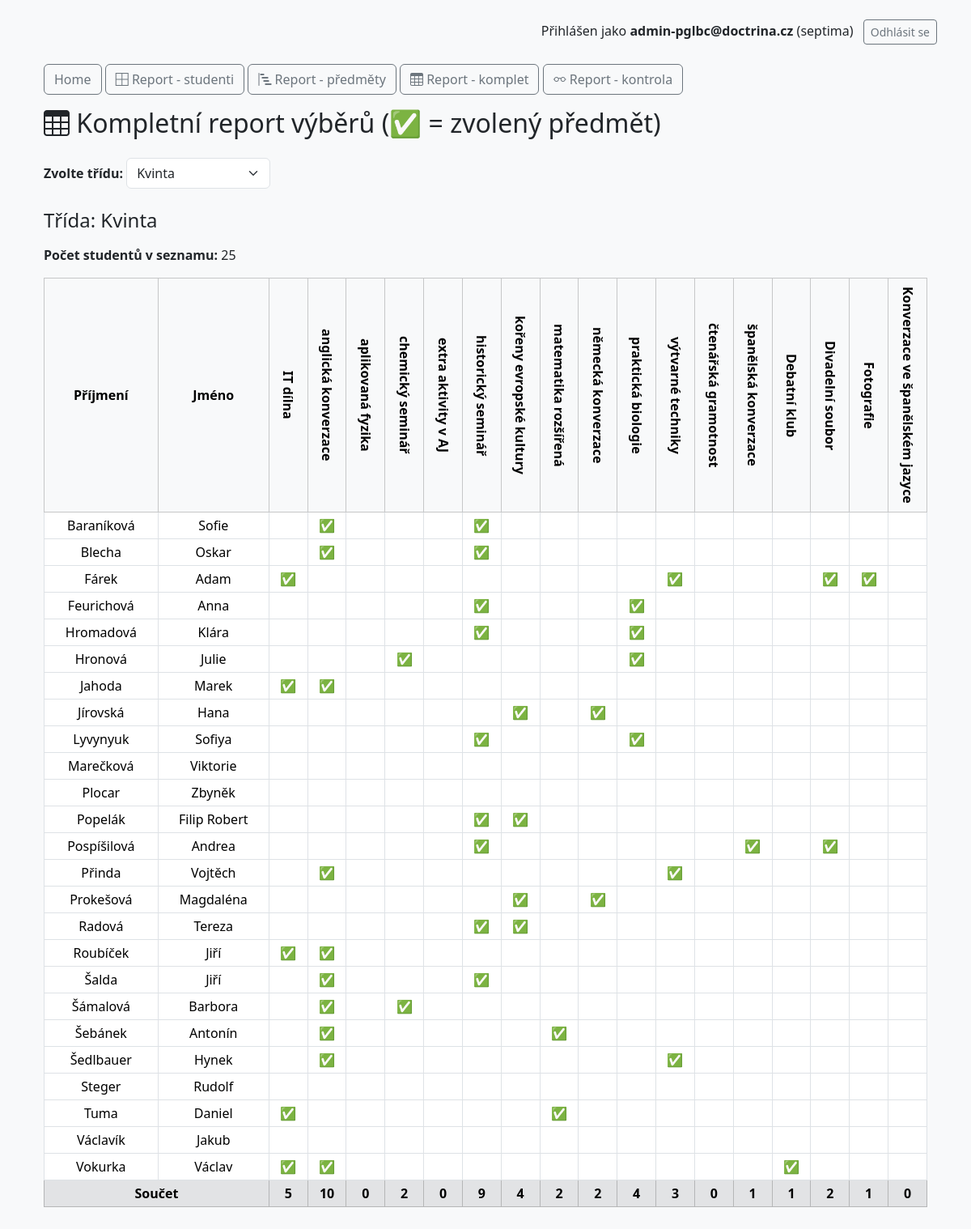
/report-komplet.php?report_class=kvinta (signed in), run on the app's committed database.
### tables this page shows
CREATE TABLE `users` (
  `id` int(11) NOT NULL,
  `email` varchar(100) NOT NULL,
  `name` varchar(100) NOT NULL,
  `surname` varchar(100) NOT NULL,
  `password_hash` varchar(255) NOT NULL,
  `class` varchar(50) NOT NULL,
  `created_at` datetime DEFAULT current_timestamp(),
  `updated_at` datetime DEFAULT current_timestamp() ON UPDATE current_timestamp(),
  `admin` tinyint(1) NOT NULL DEFAULT 0
);

### includes/Database.php (called while the page is built, shortened)
<?php
class Database {
    private $pdo;
    public function __construct() {
        $dsn = "mysql:host=" . DB_HOST . ";dbname=" . DB_NAME . ";charset=utf8mb4";
        try {
            $this->pdo = new PDO($dsn, DB_USER, DB_PASS);
            $this->pdo->setAttribute(PDO::ATTR_ERRMODE, PDO::ERRMODE_EXCEPTION);
        } catch (PDOException $e) {
            die("Chyba připojení k databázi: " . $e->getMessage());
        }
    }
    public function query($sql, $params = []) {
        $stmt = $this->pdo->prepare($sql);
        $stmt->execute($params);
        return $stmt;
    }
}

### report-komplet.php (the view, shortened to what this page needs)
<?php
require_once 'includes/Database.php';
$db = new Database();
$classOptions = [
    'prima' => 'Prima',
    'sekunda' => 'Sekunda',
    'tercie' => 'Tercie',
    'kvarta' => 'Kvarta',
    'kvinta' => 'Kvinta',
    'sexta' => 'Sexta',
    'septima' => 'Septima',
    'oktava' => 'Oktáva',
    'rocnik1' => '1. ročník',
    'rocnik2' => '2. ročník',
    'rocnik3' => '3. ročník',
    'rocnik4' => '4. ročník',
];
$selectedClass = $_GET['report_class'] ?? null;
include 'templates/header.php';
?>
<div class="container mt-4">
    <div class="mb-3">
        <a href="index.php" class="btn btn-outline-secondary">Home</a>
        <a href="report-tridy.php" class="btn btn-outline-secondary"><i class="bi bi-border-all"></i> Report - studenti</a>
        <a href="report-predmety.php" class="btn btn-outline-secondary"><i class="bi bi-bar-chart-steps"></i> Report - předměty</a>
        <a href="report-komplet.php" class="btn btn-outline-secondary"><i class="bi bi-table"></i> Report - komplet</a>
        <a href="report-kontrola.php" class="btn btn-outline-secondary"><i class="bi bi-eyeglasses"></i> Report - kontrola</a>
    </div>
    <h2 class="mb-4"><i class="bi bi-table"></i> Kompletní report výběrů (✅ = zvolený předmět)</h2>
    <form method="get" class="mb-4">
        <label for="report_class" class="form-label fw-bold">Zvolte třídu:</label>
        <select name="report_class" id="report_class" class="form-select w-auto d-inline-block" onchange="this.form.submit()">
            <?php foreach ($classOptions as $key => $label): ?>
                <option value="<?= $key ?>" <?= $selectedClass === $key ? 'selected' : '' ?>><?= $label ?></option>
            <?php endforeach; ?>
        </select>
    </form>
    <?php if ($selectedClass): ?>
        <h4 class="mb-3">Třída: <?= htmlspecialchars($classOptions[$selectedClass] ?? $selectedClass) ?></h4>
        <?php
        $tableMain = 'subjects_' . $selectedClass;
        $tableOpt = $tableMain . '_optional';
        $mainSubjects = [];
        $optionalSubjects = [];
        if ($db->tableExists($tableMain)) {
            $mainSubjects = $db->query("SELECT DISTINCT name FROM `$tableMain`")->fetchAll(PDO::FETCH_COLUMN);
        }
        if ($db->tableExists($tableOpt)) {
            $optionalSubjects = $db->query("SELECT DISTINCT name FROM `$tableOpt`")->fetchAll(PDO::FETCH_COLUMN);
        }
        sort($mainSubjects);
        sort($optionalSubjects);
        $allSubjects = array_merge($mainSubjects, $optionalSubjects);
        $students = $db->query("SELECT id, name, surname FROM users WHERE class = ? ORDER BY surname, name", [$selectedClass])->fetchAll(PDO::FETCH_ASSOC);
        $studentCount = count($students);
        echo "<p><strong>Počet studentů v seznamu:</strong> $studentCount</p>";
        $matrix = [];
        $summary = array_fill_keys($allSubjects, 0);
        foreach ($students as $student) {
            $userId = $student['id'];
            $matrix[$userId] = array_fill_keys($allSubjects, false);
            $picked = $db->query("SELECT subject_name FROM user_choices WHERE user_id = ? AND subject_class = ?", [$userId, $selectedClass])->fetchAll(PDO::FETCH_COLUMN);
            foreach ($picked as $subject) {
                if (isset($matrix[$userId][$subject]) && !$matrix[$userId][$subject]) {
                    $matrix[$userId][$subject] = true;
                    $summary[$subject]++;
                }
            }
            $pickedOpt = $db->query("SELECT subject_name FROM user_choices_optional WHERE user_id = ? AND subject_class = ?", [$userId, $selectedClass])->fetchAll(PDO::FETCH_COLUMN);
            foreach ($pickedOpt as $subject) {
                if (isset($matrix[$userId][$subject]) && !$matrix[$userId][$subject]) {
                    $matrix[$userId][$subject] = true;
                    $summary[$subject]++;
                }
            }
        }
        ?>
        <?php if (count($students) > 0): ?>
            <div class="table-responsive">
                <table class="table table-bordered table-sm align-middle text-center">
                    <thead class="table-light">
                        <tr>
                            <th class="align-middle text-center">Příjmení</th>
                            <th class="align-middle text-center">Jméno</th>
                            <?php foreach ($allSubjects as $subject): ?>
                                <th style="
                                    writing-mode: vertical-rl;
                                    text-orientation: mixed;
                                    vertical-align: middle;
                                    text-align: center;
                                    white-space: nowrap;
                                    padding: 10px 4px;
                                ">
                                    <?= htmlspecialchars($subject) ?>
                                </th>
                            <?php endforeach; ?>
                        </tr>
                    </thead>
                    <tbody>
                        <?php foreach ($students as $student): ?>
                            <tr>
                                <td><?= htmlspecialchars($student['surname']) ?></td>
                                <td><?= htmlspecialchars($student['name']) ?></td>
                                <?php foreach ($allSubjects as $subject): ?>
                                    <td><?= $matrix[$student['id']][$subject] ? '✅' : '' ?></td>
                                <?php endforeach; ?>
                            </tr>
                        <?php endforeach; ?>
                        <tr class="fw-bold table-secondary">
                            <td colspan="2">Součet</td>
                            <?php foreach ($allSubjects as $subject): ?>
                                <td><?= $summary[$subject] ?></td>
                            <?php endforeach; ?>
                        </tr>
                    </tbody>
                </table>
            </div>
        <?php else: ?>
            <div class="alert alert-info">V této třídě nejsou zatím žádní studenti.</div>
        <?php endif; ?>
    <?php endif; ?>
</div>

### data on the page
users: surname "Baraníková", name "Sofie"
users: surname "Blecha", name "Oskar"
users: surname "Fárek", name "Adam"
users: surname "Feurichová", name "Anna"
users: surname "Hromadová", name "Klára"
users: surname "Hronová", name "Julie"
users: surname "Jahoda", name "Marek"
users: surname "Jírovská", name "Hana"
users: surname "Lyvynyuk", name "Sofiya"
users: surname "Marečková", name "Viktorie"
users: surname "Plocar", name "Zbyněk"
users: surname "Popelák", name "Filip Robert"
users: surname "Pospíšilová", name "Andrea"
users: surname "Přinda", name "Vojtěch"
users: surname "Prokešová", name "Magdaléna"
users: surname "Radová", name "Tereza"
users: surname "Roubíček", name "Jiří"
users: surname "Šalda", name "Jiří"
users: surname "Šámalová", name "Barbora"
users: surname "Šebánek", name "Antonín"
users: surname "Šedlbauer", name "Hynek"
users: surname "Steger", name "Rudolf"
users: surname "Tuma", name "Daniel"
users: surname "Václavík", name "Jakub"
users: surname "Vokurka", name "Václav"

### other printed values
$_SESSION['user_email'] "admin-pglbc@doctrina.cz"
$_SESSION['class'] "septima"
$classOptions[$selectedClass] "Kvinta"
$studentCount "25"
$subject "IT dílna"
$subject "anglická konverzace"
$subject "aplikovaná fyzika"
$subject "chemický seminář"
$subject "extra aktivity v AJ"
$subject "historický seminář"
$subject "kořeny evropské kultury"
$subject "matematika rozšířená"
$subject "německá konverzace"
$subject "praktická biologie"
$subject "výtvarné techniky"
